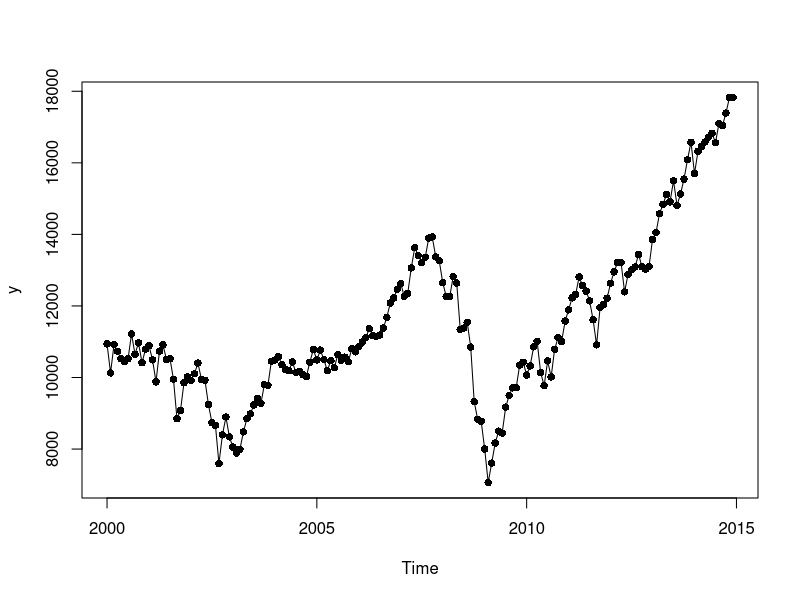
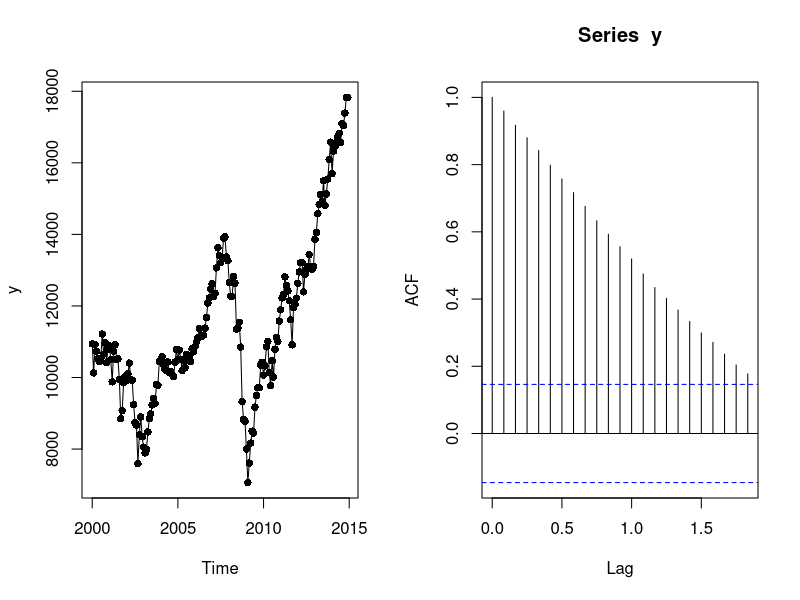
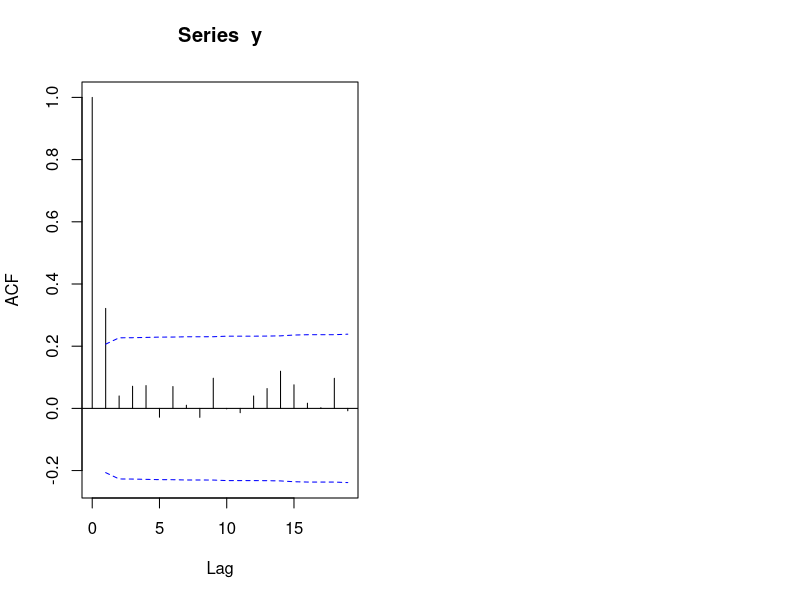
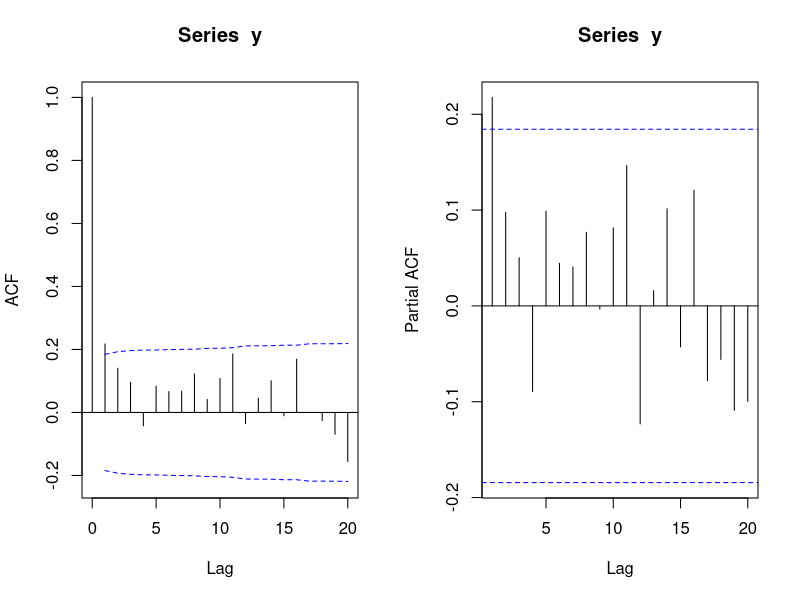
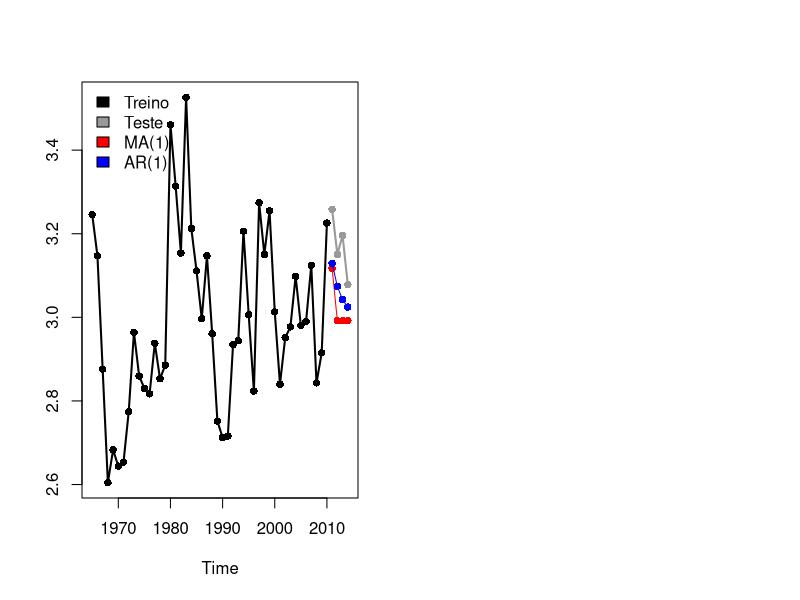

These figures' R source, in order:
## ---- chunk 1
y = ts(c(116.600, 116.700, 124.200, 127.800, 127.400, 131.900, 142.000,
 135.500, 111.700, 114.500, 109.700, 104.000, 89.400, 97.200, 101.600,
 108.900, 125.900, 139.000, 169.600, 148.700, 155.500, 201.100, 220.900,
 261.000, 273.600, 146.000, 115.100, 148.300, 158.600, 193.900, 280.400,
 381.800, 201.100, 231.500, 207.700, 282.700, 359.300, 339.600, 335.400,
 388.800, 367.700, 225.500, 116.500, 92.800, 148.200, 184.800, 196.500,
 196.400, 279.200, 246.500, 218.000, 227.300, 253.100, 209.500, 275.400,
 360.300, 389.400, 584.400, 1056.119, 973.016, 957.400, 941.883,
 1724.794, 1720.250, 1144.603, 1414.687, 1103.790, 1074.532, 1285.288,
 1177.177, 1209.800, 1292.800, 1291.833, 1303.900, 1294.000, 1086.400,
 940.600, 1303.400, 1441.266, 1855.100, 1993.242, 2506.900, 3247.393,
 4232.348, 6192.238, 12641.320, 12210.340, 12382.982, 12023.412,
 13683.146, 18083.861, 22955.169, 22090.580, 19394.998, 15428.925,
 13915.821, 13153.491, 14044.304, 15050.827, 14605.254, 18263.433,
 20661.362, 21040.471, 20554.091, 25256.001, 33078.690, 49971.898,
 53345.768, 59747.227, 57714.364, 49210.313, 55783.342, 55572.176,
 47240.488, 48290.216, 62834.698, 73605.509, 91350.841, 120617.446,
 173106.691, 127704.937, 181768.427, 226246.756, 223183.477, 239634.090,
 229031.020), start = 1889, frequency = 1)



# A)

# H0: Beta1 = 0
# H1: Beta1 != 0

A = matrix(y, nrow = 14, byrow = TRUE)
m = log(apply(A, 1, median))
dq = log(apply(A, 1, IQR))

A
m
dq

reg = lm(dq ~ m)
summary(reg)

# valor-p = 7.62e-09
# valpor-p < alpha

# Conclusão: Rejeita-se H0, ou seja, há evidências que a série é não estacionária na variância
# Transformação é necessária

# Beta^1 = 1,096 Aproximado de 1 -> Transf log

x = log(y)


# B)
# É necessário 1 dif

z = diff(x)

## ---- chunk 2
y = ts(c(8.3, 18.3, 26.7, 38.3, 60.0, 96.7, 48.3, 33.3, 16.7, 13.3, 5.0, 0.0, 0.0,
 3.3, 18.3, 45.0, 78.3, 105.0, 100.0, 65.0, 46.7, 43.3, 36.7, 18.3, 35.0, 66.7,
 130.0, 203.3, 171.7, 121.7, 78.3, 58.3, 18.3, 8.3, 26.7, 56.7, 116.7, 135.0,
 185.0, 168.3, 121.7, 66.7, 33.3, 26.7, 8.3, 18.3, 36.7, 66.7, 100.0, 134.8, 139.0,
 79.5, 79.7, 51.2, 20.3, 16.0, 17.0, 54.0, 79.3, 90.0, 104.8, 143.2, 102.0, 75.2,
 60.7, 34.8, 19.0, 63.0, 116.3, 176.8, 168.0, 136.0, 110.8, 58.0, 51.0, 11.7, 33.0,
 154.2, 257.3, 209.8, 141.3, 113.5, 64.2, 38.0, 17.0, 40.2, 138.2, 220.0, 218.2,
 196.8, 149.8, 111.0, 100.0, 78.2, 68.3, 35.5, 26.7, 10.7, 6.8, 11.3, 24.2, 56.7,
 75.0, 71.8, 79.2, 70.3, 46.8, 16.8, 13.5, 4.2, 0.0, 2.3, 8.3, 20.3, 23.2, 59.0,
 76.3, 68.3, 52.9, 38.5, 24.2, 9.2, 6.3, 2.2, 11.4, 28.2, 59.9, 83.0, 108.5, 115.2,
 117.4, 80.8, 44.3, 13.4, 19.5, 85.8, 192.7, 227.3, 168.7, 143.0, 105.5, 63.3,
 40.3, 18.1, 25.1, 65.8, 102.7, 166.3, 208.3, 182.5, 126.3, 122.0, 102.7, 74.1,
 39.0, 12.7, 8.2, 43.4, 104.4, 178.3, 182.2, 146.6, 112.1, 83.5, 89.2, 57.8, 30.7,
 13.9, 62.8, 123.6, 232.0, 185.3, 169.2, 110.1, 74.5, 28.3, 18.9, 20.7, 5.7, 10.0,
 53.7, 90.5, 99.0, 106.1, 105.8, 86.3, 42.4, 21.8, 11.2, 10.4, 11.8, 59.5, 121.7,
 142.0, 130.0, 106.6, 69.4, 43.8, 44.4, 20.2, 15.7, 4.6, 8.5, 40.8, 70.1, 105.5,
 90.1, 102.8, 80.9, 73.2, 30.9, 9.5, 6.0, 2.4, 16.1, 79.0, 95.0, 173.6, 134.6,
 105.7, 62.7, 43.5, 23.7, 9.7, 27.9, 74.0, 106.5, 114.7, 129.7, 108.2, 59.4, 35.1,
 18.6, 9.2, 14.6, 60.2, 132.8, 190.6, 182.6, 148.0, 113.0, 79.2, 50.8, 27.1, 16.1,
 55.3, 154.3, 214.7, 193.0, 190.7, 118.9, 98.3, 45.0, 20.1, 6.6, 54.2, 200.7,
 269.3, 261.7, 225.1, 159.0, 76.4, 53.4, 39.9, 15.0, 22.0, 66.8, 132.9, 150.0,
 149.4, 148.0, 94.4, 97.6, 54.1, 49.2, 22.5, 18.4, 39.3, 131.0, 220.1, 218.9,
 198.9, 162.4, 91.0, 60.5, 20.6, 14.8, 33.9, 123.0, 211.1, 191.8, 203.3, 133.0,
 76.1, 44.9, 25.1, 11.6, 28.9, 88.3, 136.3, 173.9, 170.4, 163.6, 99.3, 65.3, 45.8,
 24.7, 12.6, 4.2, 4.8, 24.9, 80.8, 84.5, 94.0, 113.3), start = 1700, frequency = 1)

# A)

# H0: Beta1 = 0
# H1: Beta1 != 0

length(y)
315/21  # = 15

A = matrix(y, nrow = 21, byrow = TRUE)
A

m = log(apply(A, 1, median))
dq = log(apply(A, 1, IQR))
m
dq

reg = lm(dq ~ m)
summary(reg)

# valor-p = 0,000383 < alpha 

# Conclusão: rejeita-se H0, ou seja, há evidências que a série é não estacionária na variância, transformação necessária

# Beta^1 = 0,4849 aproximado de 0,5 -> transf raiz

x = sqrt(y)
x


# B)

# Sem necessidade de diferenciação, a série já é estacionária na média


## ---- chunk 3
y = ts(c(10940.53, 10128.31, 10921.92, 10733.91, 10522.33, 10447.89, 10521.98,
 11215.10, 10650.92, 10971.14, 10414.49, 10787.99, 10887.36, 10495.28, 9878.78,
 10734.97, 10911.94, 10502.40, 10522.81, 9949.75, 8847.56, 9075.14, 9851.56,
 10021.57, 9920.00, 10106.13, 10403.94, 9946.22, 9925.25, 9243.26, 8736.59,
 8663.50, 7591.93, 8397.03, 8896.09, 8341.63, 8053.81, 7891.08, 7992.13, 8480.09,
 8850.26, 8985.44, 9233.80, 9415.82, 9275.06, 9801.12, 9782.46, 10453.92, 10488.07,
 10583.92, 10357.70, 10225.57, 10188.45, 10435.48, 10139.71, 10173.92, 10080.27,
 10027.47, 10428.02, 10783.01, 10489.94, 10766.23, 10503.76, 10192.51, 10467.48,
 10274.97, 10640.91, 10481.60, 10568.70, 10440.07, 10805.87, 10717.50, 10864.86,
 10993.41, 11109.32, 11367.14, 11168.31, 11150.22, 11185.68, 11381.15, 11679.07,
 12080.73, 12221.93, 12463.15, 12621.69, 12268.63, 12354.35, 13062.91, 13627.64,
 13408.62, 13211.99, 13357.74, 13895.63, 13930.01, 13371.72, 13264.82, 12650.36,
 12266.39, 12262.89, 12820.13, 12638.32, 11350.01, 11378.02, 11543.55, 10850.66,
 9325.01, 8829.04, 8776.39, 8000.86, 7062.93, 7608.92, 8168.12, 8500.33, 8447.00,
 9171.61, 9496.28, 9712.28, 9712.73, 10344.84, 10428.05, 10067.33, 10325.26,
 10856.63, 11008.61, 10136.63, 9774.02, 10465.94, 10014.72, 10788.05, 11118.49,
 11006.02, 11577.51, 11891.93, 12226.34, 12319.73, 12810.54, 12569.79, 12414.34,
 12143.24, 11613.53, 10913.38, 11955.01, 12045.68, 12217.56, 12632.91, 12952.07,
 13212.04, 13213.63, 12393.45, 12880.09, 13008.68, 13090.84, 13437.13, 13096.46,
 13025.58, 13104.14, 13860.58, 14054.49, 14578.54, 14839.80, 15115.57, 14909.60,
 15499.54, 14810.31, 15129.67, 15545.75, 16086.41, 16576.66, 15698.85, 16321.71,
 16457.66, 16580.84, 16717.17, 16826.60, 16563.30, 17098.45, 17042.90, 17390.52,
 17828.24, 17823.07), start = 2000, frequency = 12)


# A)

# H0: Beta1 = 0
# H1: Beta1 != 0

length(y)
180/15  # 12 

plot(y, type="o", pch=16)

A = matrix(y, nrow = 15, byrow = TRUE)
A

m = log(apply(A, 1, median))
dq = log(apply(A, 1, IQR))
m
dq

reg = lm(dq ~ m)
summary(reg)

# Valor-p = 0,2848 > alpha

# Conclusão: Falha-se em rejeitar H0, ou seja, não há evidências que a série não seja estacionária na variância

par(mfrow = c(1,2)); plot(y, type="o", pch=16); acf(y)  # Gráfico para fazer a analsie

# B)

# É necessária 1 dif.

x = diff(y)

## ---- chunk 4
y = ts(c(1040.89, 954.79, 870.97, 1105.92, 1104.14,
 1056.64, 988.31, 962.91, 782.83, 871.47, 1035.30,
 979.93, 897.89, 1067.82, 1029.46, 896.87, 869.19,
 887.48, 1084.58, 1006.35, 977.90, 926.85, 959.10,
 947.42, 974.09, 726.95, 895.35, 949.45, 865.89,
 859.54, 973.58, 903.99, 803.91, 917.45, 896.37,
 960.37, 1043.69, 898.91, 1014.98, 907.03, 966.22,
 858.27, 992.38, 747.52, 747.78, 921.00, 921.51,
 795.53, 805.18, 843.79, 843.79, 930.40, 892.56,
 885.19, 946.40, 977.39, 1023.37, 890.78, 811.53,
 838.96, 1008.38, 957.58, 1000.00, 969.52, 953.01,
 992.38, 982.98, 978.92, 996.95, 994.92, 794.77,
 803.66, 909.57, 928.12, 1023.37, 1018.03, 952.50,
 1029.21, 990.60, 984.00, 1025.14, 983.23, 865.89,
 942.09, 894.33, 859.79, 984.00, 946.91, 1036.57,
 933.45), start = 1925, frequency = 1)

acf(y, ci.type = "ma")
mod = arima(y, order = c(0,0,1))
mod

# teta^1 = 0,3429
# e^p(teta^) = 0,0947
# mi^ = 936,5765
# e^p(mi^) = 10,8606


## ---- chunk 5
y = ts(c(14.36,-0.48, 1.94, 1.43, 3.29, 12.73, 0.81,-3.20, 10.33, 2.62, 5.84, 6.90,
 2.90,-1.25, 0.32, 0.95, 9.40,-2.01, 7.89, 12.47, 1.90, 7.80, 8.60, 1.40, 0.00,
 5.20, 10.80, 11.50, 1.10,-2.10,-3.30, 4.30, 8.90, 9.20, 3.00, 12.10, 4.60, 4.50,
 2.50,-1.00, 4.90,-2.70, 8.50, 7.60, 3.20, 11.60, 2.40, 9.70, 7.70, 6.80, 4.90,
 7.30, 4.70, 7.80, 8.80, 2.90, 7.70, 10.80, 9.80, 9.40, 8.60, 6.60, 0.60, 3.40,
 2.40, 6.70, 4.20, 9.80, 9.50, 10.40, 11.34, 11.94, 13.97, 8.15, 5.17, 10.26, 4.93,
 4.97, 6.76, 9.20,-4.25, 0.83,-2.93, 5.40, 7.85, 7.49, 3.53,-0.06, 3.16,-4.35,
 1.03,-0.47, 4.67, 5.33, 4.42, 2.15, 3.38, 0.04, 0.25, 4.31, 1.31, 2.66, 1.15,
 5.71, 3.16, 3.96, 6.09, 5.17,-0.33, 7.53, 2.73, 1.03, 2.49), start = 1901,
 frequency = 1)

# A)

par(mfrow = c(1,2))
acf(y, ci.type = "ma")
pacf(y)

# B)

mod1 = arima(y, c(1,0,0))
mod2 = arima(y, c(0,0,1))
AIC(mod1) + 2*(1+0+2) * (1+0+3)/(length(y)-1-0-3)  # 650.2698
AIC(mod2) + 2*(0+1+2) * (0+1+3)/(length(y)-0-1-3)  # 651.2328

# Conclusão: O melhor modelo é o AR(1), pois tem o menor AICc

# C)

mod3 = arima(y, c(3,0,2))
AIC(mod3) + 2*(3+2+2)*(3+2+3)/(length(y)-3-2-3)  # 649.9296

# Conclusão: O melhor modelo é o ARMA(3,2) pois tem o menor AICc

mod3; mod3$sigma2  # (parametros)

predict(mod3, n.ahead = 3)  # (previsões)



## ---- chunk 6
 y = ts(c(3.2458, 3.1471, 2.8758, 2.6046, 2.6830, 2.6438, 2.6536, 2.7745,
 2.9641, 2.8595, 2.8301, 2.8170, 2.9379, 2.8529, 2.8856, 3.4608, 3.3137,
 3.1536, 3.5261, 3.2124, 3.1111, 2.9967, 3.1471, 2.9608, 2.7516, 2.7124,
 2.7157, 2.9346, 2.9444, 3.2059, 3.0065, 2.8235, 3.2745, 3.1503, 3.2549,
 3.0131, 2.8399, 2.9510, 2.9771, 3.0980, 2.9804, 2.9902, 3.1242, 2.8431,
 2.9150, 3.2255, 3.2582, 3.1503, 3.1961, 3.0784), start=1965, frequency=1)

treino = window(y, start = 1965, end = 2010)
teste = window(y, start = 2011, end = 2014)


m1 = arima(treino, c(0, 0, 1))  # MA(1)
m2 = arima(treino, c(1, 0, 0))  # AR(1)

p1 = predict(m1, n.ahead = 4)$pred
p2 = predict(m2, n.ahead = 4)$pred

m1
m2

p1
p2

e1 = teste - p1
e2 = teste - p2

mean(abs(e1))  # Maior erro
mean(abs(e2))

sqrt(mean(e1^2))  # Maior erro também
sqrt(mean(e2^2))

# Conclusão: Modelo AR(1) é o melhor, porém é um modelo simples para esses dados e ele está jogando para baixo

ts.plot(treino, teste, lwd = 2, type = "o", gpars = list(pch = 16), col = c("black", "grey60"))
lines(p1, col = "red"); points(p1, pch = 16, col = "red")
lines(p2, col = "blue"); points(p2, pch = 16, col = "blue")
legend("topleft", legend = c("Treino", "Teste", "MA(1)", "AR(1)"), fill = c("black", "grey60", "red", "blue"), bty = "n")

## ---- chunk 7
y = ts(c(14.36,-0.48, 1.94, 1.43, 3.29, 12.73, 0.81,-3.20, 10.33, 2.62, 5.84, 6.90,
 2.90,-1.25, 0.32, 0.95, 9.40,-2.01, 7.89, 12.47, 1.90, 7.80, 8.60, 1.40, 0.00,
 5.20, 10.80, 11.50, 1.10,-2.10,-3.30, 4.30, 8.90, 9.20, 3.00, 12.10, 4.60, 4.50,
 2.50,-1.00, 4.90,-2.70, 8.50, 7.60, 3.20, 11.60, 2.40, 9.70, 7.70, 6.80, 4.90,
 7.30, 4.70, 7.80, 8.80, 2.90, 7.70, 10.80, 9.80, 9.40, 8.60, 6.60, 0.60, 3.40,
 2.40, 6.70, 4.20, 9.80, 9.50, 10.40, 11.34, 11.94, 13.97, 8.15, 5.17, 10.26, 4.93,
 4.97, 6.76, 9.20,-4.25, 0.83,-2.93, 5.40, 7.85, 7.49, 3.53,-0.06, 3.16,-4.35,
 1.03,-0.47, 4.67, 5.33, 4.42, 2.15, 3.38, 0.04, 0.25, 4.31, 1.31, 2.66, 1.15,
 5.71, 3.16, 3.96, 6.09, 5.17,-0.33, 7.53, 2.73, 1.03, 2.49), start = 1901,
 frequency = 1)

mod = arima(y, order = c(3, 0, 2))

# H0: Os resíduos seguem uma distribuição normal
# H1: Os resíduos não seguem uma distribuição normal

# Teste de shapiro-wilks
shapiro.test(residuals(mod))  # valor-p = 0.4025 > alpha

# Conclusão: Falha-se em rejeitar H0, ou seja, não há evidências que os resíduos não sigam uma distribuição normal



# H0: nenhum outlier
# H1: pelo menos um outlier

rp = residuals(mod)/sqrt(mod$sigma2)  # residuo / desvio padrão
sort(rp)

# menor-rp = -2,877    maior-rp = 2,189


# Regiões críticas bilaterais com bonferroni
qnorm(0.05/(2*length(rp)))  # -3,51336

# Conclusão: Como todos resíduos padronizados estão contidos no intervalo [-3,51336; 3,51336] (região de aceitação)
# falha-se em rejeitar H0, ou seja, não há evidências que algum resíduo padronizado seja outlier



# Teste de Ljung-box

Box.test(residuals(mod), lag = 10, fitdf = 5, "Ljung")  # valor-p = 0.4986


